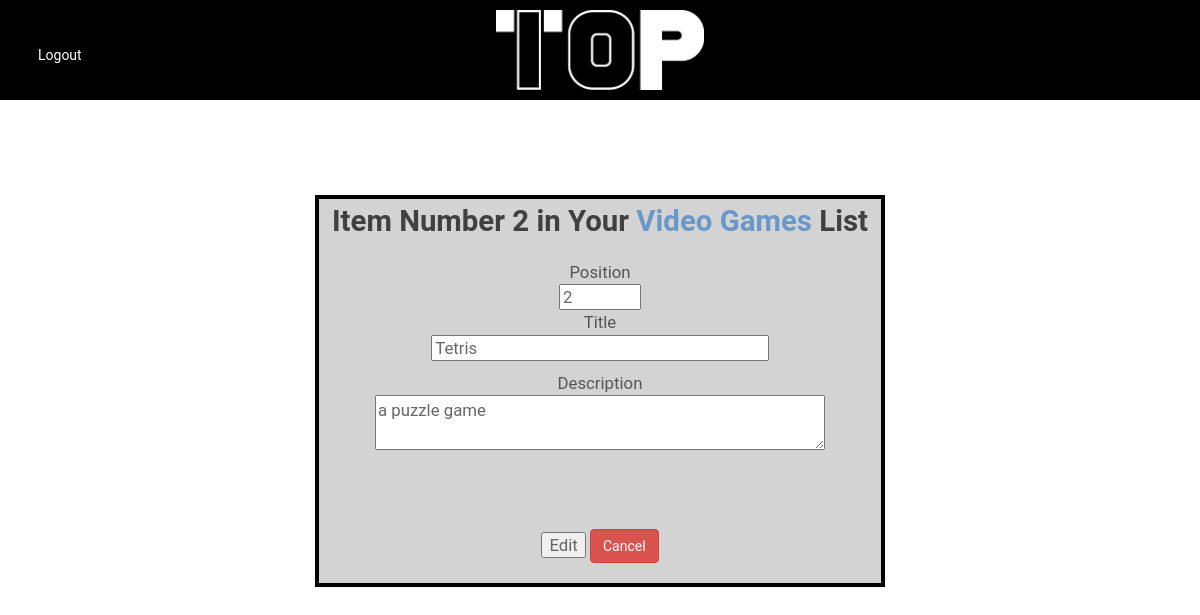
/top10/item/388/edit (signed in), run on the app's committed database.
### database_setup.py (models this page shows, shortened)
class Category(Base):
    __tablename__ = 'category'
    id = Column(Integer, primary_key=True)
    name = Column(String(250), nullable=False)
    url = Column(String(250), nullable=False)
    description = Column(String(500), nullable=True)
    public = Column(Boolean, nullable=False)
    user_account_id = Column(Integer, ForeignKey('user_account.id'), nullable=False)
    user_account = relationship(UserAccount)
    date_created = Column(DateTime, default=datetime.datetime.utcnow)

class ListItem(Base):
    __tablename__ = 'list_item'
    id = Column(Integer, primary_key=True)
    list_id = Column(Integer, ForeignKey('list.id'), nullable=False)
    list = relationship(List)
    position = Column(Integer, nullable=False)
    title = Column(String(250), nullable=False)
    description = Column(String(250), nullable=True)
    img_url = Column(String(250), nullable=True)

### application.py (the view, shortened to what this page needs)
@app.route('/top10/item/<string:listItem_id>/edit', methods=['GET', 'POST'])
def editListItem(listItem_id):
    if not login_session.get('logged_in'):
        return redirect(url_for('home'))
    try:
        editedListItem = session.query(ListItem).filter_by(id=listItem_id).one()
    except NoResultFound:
        abort(404)
    if login_session.get('user_id') != editedListItem.list.user_account_id:
        return redirect(url_for('showCategory',
                                category_url=editedListItem.list.category.url))
    if request.method == 'GET':
        return render_template('listItem_form.html',
                               list=editedListItem.list,
                               id=listItem_id,
                               position=editedListItem.position,
                               editing=True,
                               title=editedListItem.title,
                               description=editedListItem.description,
                               error="",
                               logged_in=login_session.get('logged_in'))

### templates/listItem_form.html (shortened to what this page needs)
{% extends 'base.html' %}
{% block content %}
<br>
<br>
<div class="column-group">
  <div class="all-25">
  </div>
  <div class="all-50 uploadbox">
    <h2>Item Number {{position}} in Your <a href="{{ url_for('showCategory', category_url=list.category.url) }}">{{list.category.name}}</a> List</h2>
    {% if editing %}
    <form action='{{ url_for('editListItem', listItem_id=id) }}' method='post'>
    {% else %}
    <form action='{{ url_for('newListItem', list_id=list.id) }}' method='post'>
    {% endif %}
      {% if editing %}
      <div>
        <div>Position</div>
        <input type='number' min="1" max="10" name='position' value="{{position}}"></input>
      </div>
      {% endif %}
      <div>
        <div>Title</div>
        <input class="titlestyle" type='text' name='title' value="{{title}}"></input>
      </div>
      <div>
        <div class="pad">Description</div>
        <textarea class="textbox" name='description'>{{description}}</textarea>
      </div>
      <br><br><div class="error">{{error}}</div><br>
      <div class="buttonheight">
        {% if editing %}
        <input type='submit' value="Edit">
        {% else %}
        <input class="btn btn-success" type='submit' value="Create">
        {% endif %}
        <a class="btn btn-danger error" href='{{ url_for('editTopTenList', list_id=list.id) }}'>Cancel</a>
      </div>
    </form>
  </div>
</div>
{% endblock %}

### static/styles.css (style rules this page uses)
html { height:100%; }
body { height: 100%; }
.error { color: red; }
h2 { padding-top: 5px; }
.textbox { width: 80%; }
.pad { padding-top: 10px; }
.buttonheight { padding-bottom: 20px; }
.titlestyle { width: 60%; }
.uploadbox { background-color: #D3D3D3; border: 4px solid black; text-align: center; }

### data on the page
Category: category.name "Video Games"
ListItem: title "Tetris", description "a puzzle game"

### other printed values
{{ position }} "2"
